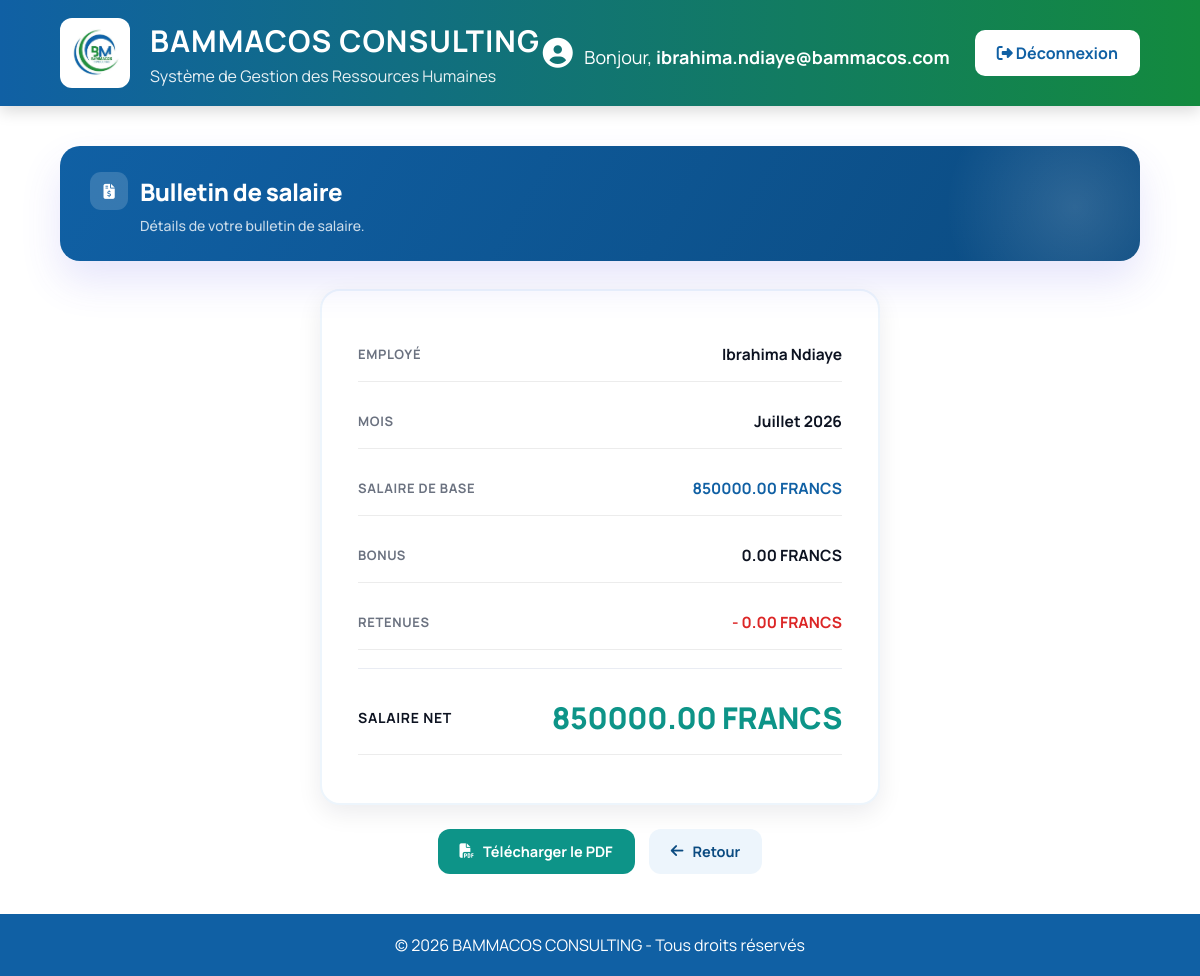
/salaries/detail/2/ (signed in), run on the app's committed database.
### accounts/models.py (models this page shows)
class User(AbstractUser):
    ROLE_CHOICES = (
        ('RH', 'RH'),
        ('EMPLOYE', 'Employé'),
    )
    email = models.EmailField(unique=True)
    role = models.CharField(max_length=20, choices=ROLE_CHOICES, default='EMPLOYE')
    USERNAME_FIELD = "email"
    REQUIRED_FIELDS = ["username"]

### salaries/models.py (models this page shows, shortened)
class Salary(models.Model):
    employee = models.ForeignKey(
        Employee,
        on_delete=models.CASCADE
    )
    MONTH_CHOICES = [
        (1, "Janvier"),
        (2, "Février"),
        (3, "Mars"),
        (4, "Avril"),
        (5, "Mai"),
        (6, "Juin"),
        (7, "Juillet"),
        (8, "Août"),
        (9, "Septembre"),
        (10, "Octobre"),
        (11, "Novembre"),
        (12, "Décembre"),
    ]
    month = models.IntegerField(
        choices=MONTH_CHOICES
    )
    year = models.IntegerField()
    base_salary = models.DecimalField(
        max_digits=10,
        decimal_places=2
    )
    bonus = models.DecimalField(
        "Prime",
        max_digits=10,
        decimal_places=2,
        default=0
    )
    deductions = models.DecimalField(
        max_digits=10,
        decimal_places=2,
        default=0
    )
    net_salary = models.DecimalField(
        max_digits=10,
        decimal_places=2,
        default=0
    )
    created_at = models.DateTimeField(
        auto_now_add=True
    )

### employees/models.py (models this page shows, shortened)
class Employee(models.Model):
    user = models.OneToOneField(User, on_delete=models.CASCADE)
    matricule = models.CharField("Matricule", max_length=20, unique=True, blank=True)
    nom = models.CharField("Nom", max_length=100)
    prenom = models.CharField("Prénom", max_length=100)
    email = models.EmailField("Email professionnel", unique=True)
    telephone = models.CharField("Téléphone", max_length=20)
    adresse = models.TextField("Adresse")
    date_naissance = models.DateField("Date de naissance")
    photo = models.ImageField("Photo de profil", upload_to='employees/photos/', null=True, blank=True)
    ETAT_CIVIL_CHOICES = (
    ('celibataire', 'Célibataire'),
    ('marie', 'Marié(e)'),
    ('divorce', 'Divorcé(e)'),
    ('veuf', 'Veuf/Veuve'),
)
    etat_civil = models.CharField(
    "État civil",
    max_length=20,
    choices=ETAT_CIVIL_CHOICES,
    default='celibataire'
)
    POSTE_CHOICES = (
    ("developpeur_fullstack", "Développeur Full Stack"),
    ("developpeur_backend", "Développeur Backend"),
    ("developpeur_frontend", "Développeur Frontend"),
    ("administrateur_systeme", "Administrateur Systèmes"),
    ("technicien_informatique", "Technicien Informatique"),
    ("chef_projet_it", "Chef de Projet IT"),
    ("responsable_it", "Responsable IT"),
    ("responsable_rh", "Responsable RH"),
    ("assistant_rh", "Assistant RH"),
    ("charge_recrutement", "Chargé de Recrutement"),
    ("gestionnaire_paie", "Gestionnaire de Paie"),
    ("comptable", "Comptable"),
    ("chef_comptable", "Chef Comptable"),
    ("controleur_gestion", "Contrôleur de Gestion"),
    ("directeur_financier", "Directeur Financier"),
    ("charge_marketing", "Chargé Marketing"),
    ("community_manager", "Community Manager"),
    ("responsable_marketing", "Responsable Marketing"),
    ("chef_produit", "Chef de Produit"),
    ("commercial", "Commercial"),
    ("charge_clientele", "Chargé de Clientèle"),
    ("chef_commercial", "Chef Commercial"),
    ("responsable_ventes", "Responsable des Ventes"),
    ("responsable_logistique", "Responsable Logistique"),
    ("gestionnaire_stock", "Gestionnaire de Stock"),
    ("magasinier", "Magasinier"),
    ("chauffeur", "Chauffeur"),
    ("assistant_administratif", "Assistant Administratif"),
    ("secretaire", "Secrétaire"),
    ("agent_entretien", "Agent d'Entretien"),
    ("agent_securite", "Agent de Sécurité"),
)
    poste = models.CharField("Niveau hiérarchique", max_length=100, choices=POSTE_CHOICES)
    NIVEAU_CHOICES = (
    ("stagiaire", "Stagiaire"),
    ("junior", "Junior"),
    ("senior", "Senior"),
    ("manager", "Manager"),
    ("directeur", "Directeur"),
)
    niveau = models.CharField(
    max_length=20,
    choices=NIVEAU_CHOICES,
    default="junior"
)
    department = models.ForeignKey(
    Department,
    on_delete=models.CASCADE,
    verbose_name="Département"
)
    TYPE_CONTRAT_CHOICES = (
    ('CDI', 'CDI'),
    ('CDD', 'CDD'),
    ('Stage', 'Stage'),
    ('Freelance', 'Freelance'),
)
    type_contrat = models.CharField(
    "Type de contrat",
    max_length=20,
    choices=TYPE_CONTRAT_CHOICES
)
    date_embauche = models.DateField("Date d'embauche")
    salaire = models.DecimalField("Salaire de base", max_digits=10, decimal_places=2)
    statut = models.CharField("Statut", max_length=20, default="actif")
    cv = models.FileField("CV", upload_to='cv/', null=True, blank=True)
    diplome = models.FileField("Diplôme", upload_to='diplomes/', null=True, blank=True)
    contact_urgence = models.CharField(
    "Contact d'urgence",
    max_length=100,
     help_text="Ex: Nom - Numéro de téléphone - Lien de parenté"
)
    created_at = models.DateTimeField(auto_now_add=True)

### salaries/views.py (the view)
# urls.py: path( "detail/<int:pk>/", views.salary_detail, name="salary_detail"
def salary_detail(request, pk):
    salary = get_object_or_404(
        Salary,
        pk=pk
    )
    if request.user.role != "RH":
     employee = get_object_or_404(
        Employee,
        user=request.user
    )
    if salary.employee != employee:
         return redirect("employee_salary_list")
    return render(
        request,
        "salaries/salary_detail.html",
        {
            "salary": salary
        }
    )

### salaries/templates/salaries/salary_detail.html (shortened to what this page needs)
{% extends "base.html" %}
{% block content %}
<div class="page-header">
    <h2>
        <i class="fa-solid fa-file-invoice-dollar"></i>
        Bulletin de salaire
    </h2>
    <p>
        Détails de votre bulletin de salaire.
    </p>
</div>
<div class="card">
    <div class="salary-info">
        <div class="salary-row">
            <span>Employé</span>
            <strong>
                {{ salary.employee.prenom }}
                {{ salary.employee.nom }}
            </strong>
        </div>
        <div class="salary-row">
            <span>Mois</span>
            <strong>
                {{ salary.get_month_display }}
                {{ salary.year }}
            </strong>
        </div>
        <div class="salary-row">
            <span>Salaire de base</span>
            <strong class="base">
                {{ salary.base_salary }} FRANCS
            </strong>
        </div>
        <div class="salary-row">
            <span>Bonus</span>
            <strong class="bonus">
                {{ salary.bonus }} FRANCS
            </strong>
        </div>
        <div class="salary-row">
            <span>Retenues</span>
            <strong class="deduction">
                - {{ salary.deductions }} FRANCS
            </strong>
        </div>
        <hr>
        <div class="salary-row total">
            <span>Salaire net</span>
            <strong>
                {{ salary.net_salary }} FRANCS
            </strong>
        </div>
    </div>
</div>
<div style="margin-top:24px;display:flex;gap:14px;flex-wrap:wrap;justify-content:center;max-width:560px;margin-left:auto;margin-right:auto;">
    <a class="btn btn-green"
       href="{% url 'salary_pdf' salary.id %}">
        <i class="fa-solid fa-file-pdf"></i>
        Télécharger le PDF
    </a>
    <a class="btn btn-blue"
       href="{% url 'employee_salary_list' %}">
        <i class="fa-solid fa-arrow-left"></i>
        Retour
    </a>
</div>
{% endblock %}

### templates/base.html (shortened to what this page needs)
{% load static %}
<!DOCTYPE html>
<html lang="fr">
<head>
    <link rel="stylesheet" href="{% static 'css/style.css' %}">
    <link rel="stylesheet"
    href="https://cdnjs.cloudflare.com/ajax/libs/font-awesome/6.7.2/css/all.min.css">
</head>
<body>
<header class="header">
    <div class="logo-section">
        <img
            src="{% static 'images/logo.jpg' %}"
            alt="Logo BAMMACOS"
            class="logo">
        <div>
            <h1>BAMMACOS CONSULTING</h1>
            <p>
                Système de Gestion des Ressources Humaines
            </p>
        </div>
    </div>
    {% if request.user.is_authenticated %}
    <div class="header-right">
        <div class="welcome">
            <i class="fa-solid fa-circle-user"></i>
            Bonjour,
            <strong>{{ request.user.username }}</strong>
        </div>
        <a class="logout-btn"
           href="{% url 'logout' %}">
            <i class="fa-solid fa-right-from-bracket"></i>
            Déconnexion
        </a>
    </div>
    {% endif %}
</header>
    <main class="container">
        {% block content %}
        {% endblock %}
    </main>
    <footer>
        © 2026 BAMMACOS CONSULTING -
        Tous droits réservés
    </footer>
</body>
</html>

### static/css/style.css (style rules this page uses)
* { margin:0; padding:0; box-sizing:border-box; font-family:Segoe UI, Arial, sans-serif; }
body { background:white; color:#333; }
.header { background:linear-gradient(90deg,#1060A4,#138A3E); color:white; display:flex; justify-content:space-between; align-items:center; padding:18px 50px; box-shadow:0 6px 20px rgba(0,0,0,.15); }
.salary-row { display:flex; justify-content:space-between; align-items:center; padding:22px 0; margin-bottom:12px; border-bottom:1px solid #ececec; }
.salary-row span { font-size:19px; color:#666; font-weight:600; }
.salary-row strong { font-size:22px; }
.logo-section { display:flex; align-items:center; gap:20px; }
.logo { width:70px; height:70px; object-fit:contain; background:white; border-radius:12px; padding:6px; }
.logo-section h1 { font-size:30px; letter-spacing:1px; }
.logo-section p { margin-top:4px; opacity:.9; }
.header-right { display:flex; align-items:center; gap:25px; }
.welcome { font-size:18px; }
.welcome i { font-size:30px; margin-right:8px; }
.logout-btn { background:white; color:#1060A4; padding:12px 22px; border-radius:10px; text-decoration:none; font-weight:bold; transition:.3s; }
.card { animation:fadeIn .5s ease; }
.page-header { margin-bottom:25px; }
.page-header h2 { color:#1060A4; margin-bottom:8px; }
.page-header p { color:#666; }
.header { background:linear-gradient(90deg,#1060A4,#138A3E); color:white; padding:18px 60px; display:flex; justify-content:space-between; align-items:center; box-shadow:0 5px 15px rgba(0,0,0,.15); }
.container { width:90%; max-width:1200px; margin:40px auto; }
.card { background:white; border-radius:18px; padding:30px; box-shadow:0 8px 25px rgba(0,0,0,.08); margin-bottom:30px; }
.btn { display:inline-block; padding:12px 22px; border-radius:8px; color:white; text-decoration:none; transition:.3s; }
.btn-green { background:#138A3E; }
.btn-blue { background:#1060A4; }
footer { margin-top:60px; background:#1060A4; color:white; text-align:center; padding:20px; }
.page-header { margin-bottom:30px; }

### templates/base.html (style rules this page uses)
html, body { height:100%; margin:0; }
body { display:flex; flex-direction:column; min-height:100vh; }
main.container { flex:1 0 auto; }
footer { flex-shrink:0; margin-top:auto; }

### data on the page
User: user.username "ibrahima.ndiaye@bammacos.com"
Salary: employee.prenom "Ibrahima", employee.nom "Ndiaye", month "Juillet", year "2026", base_salary "850000.00", bonus "0.00", deductions "0.00", net_salary "850000.00"
